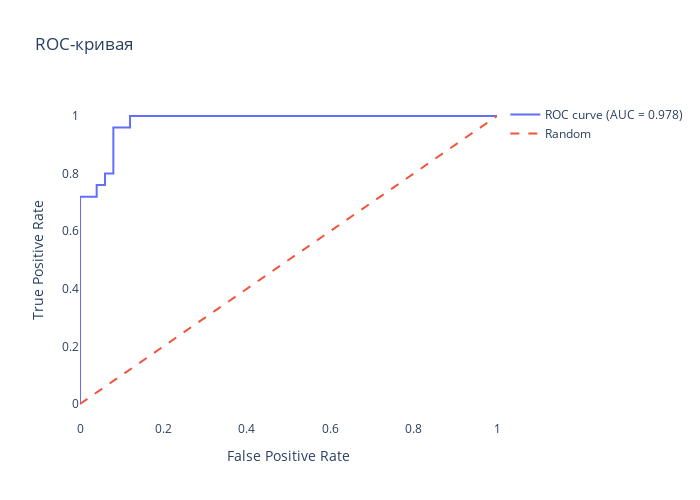

The cell this chart's notebook holds for it:
### Code cell
y_test_proba = model.predict(X_test).ravel()
fpr, tpr, thresholds = roc_curve(y_test, y_test_proba)
roc_auc = roc_auc_score(y_test, y_test_proba)

fig = go.Figure()

fig.add_trace(go.Scatter(
    x=fpr,
    y=tpr,
    mode='lines',
    name=f'ROC curve (AUC = {roc_auc:.3f})'
))

fig.add_trace(go.Scatter(
    x=[0, 1],
    y=[0, 1],
    mode='lines',
    name='Random',
    line=dict(dash='dash')
))

fig.update_layout(
    title='ROC-кривая',
    xaxis_title='False Positive Rate',
    yaxis_title='True Positive Rate',
    width=700,
    height=500,
    plot_bgcolor='white'
)

fig.show()

### Figure 1 — Plotly figure (JSON) as saved in the notebook; plotly's stock layout.template omitted (floating-point values rounded to 4 significant figures)
{"data": [{"mode": "lines", "name": "ROC curve (AUC = 0.978)", "x": [0.0, 0.0, 0.0, 0.04, 0.04, 0.06, 0.06, 0.08, 0.08, 0.12, 0.12, 1.0], "y": [0.0, 0.02, 0.72, 0.72, 0.76, 0.76, 0.8, 0.8, 0.96, 0.96, 1.0, 1.0], "type": "scatter"}, {"line": {"dash": "dash"}, "mode": "lines", "name": "Random", "x": [0, 1], "y": [0, 1], "type": "scatter"}], "layout": {"title": {"text": "ROC-кривая"}, "xaxis": {"title": {"text": "False Positive Rate"}}, "yaxis": {"title": {"text": "True Positive Rate"}}, "width": 700, "height": 500, "plot_bgcolor": "white"}}
